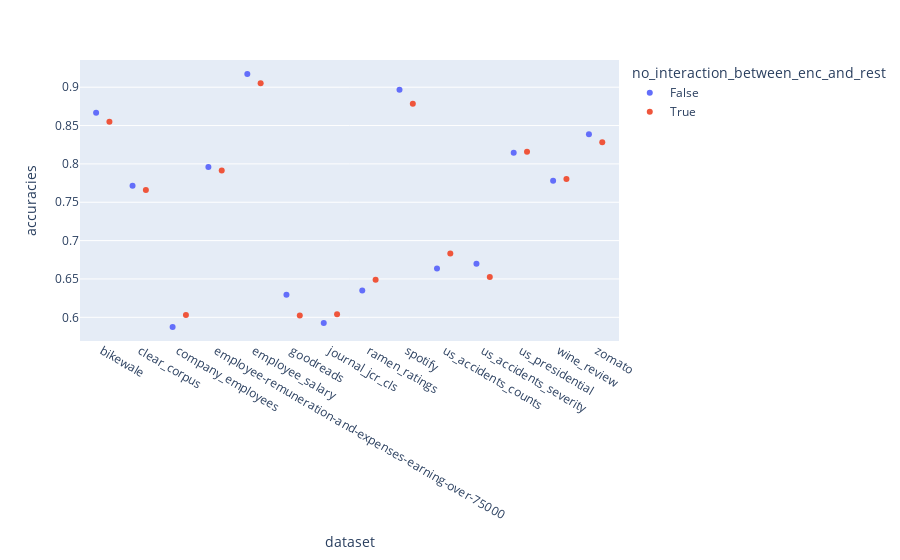

This figure's notebook cell:
### Code cell
import plotly.express as px
fig = px.strip(
    melted_results, x="dataset", y="accuracies", color="no_interaction_between_enc_and_rest"
)
fig.show()

### Figure 1 — Plotly figure (JSON) as saved in the notebook; plotly's stock layout.template omitted (floating-point values rounded to 4 significant figures)
{"data": [{"alignmentgroup": "True", "boxpoints": "all", "fillcolor": "rgba(255,255,255,0)", "hoveron": "points", "hovertemplate": "no_interaction_between_enc_and_rest=False<br>dataset=%{x}<br>accuracies=%{y}<extra></extra>", "legendgroup": "False", "line": {"color": "rgba(255,255,255,0)"}, "marker": {"color": "#636efa"}, "name": "False", "offsetgroup": "False", "orientation": "v", "pointpos": 0, "showlegend": true, "type": "box", "x": ["bikewale", "clear_corpus", "company_employees", "employee-remuneration-and-expenses-earning-over-75000", "employee_salary", "goodreads", "journal_jcr_cls", "ramen_ratings", "spotify", "us_accidents_counts", "us_accidents_severity", "us_presidential", "wine_review", "zomato"], "x0": " ", "xaxis": "x", "y": [0.8666, 0.7714, 0.5874, 0.796, 0.9171, 0.6294, 0.5926, 0.6349, 0.8966, 0.6637, 0.6697, 0.8146, 0.778, 0.8386], "y0": " ", "yaxis": "y"}, {"alignmentgroup": "True", "boxpoints": "all", "fillcolor": "rgba(255,255,255,0)", "hoveron": "points", "hovertemplate": "no_interaction_between_enc_and_rest=True<br>dataset=%{x}<br>accuracies=%{y}<extra></extra>", "legendgroup": "True", "line": {"color": "rgba(255,255,255,0)"}, "marker": {"color": "#EF553B"}, "name": "True", "offsetgroup": "True", "orientation": "v", "pointpos": 0, "showlegend": true, "type": "box", "x": ["bikewale", "clear_corpus", "company_employees", "employee-remuneration-and-expenses-earning-over-75000", "employee_salary", "goodreads", "journal_jcr_cls", "ramen_ratings", "spotify", "us_accidents_counts", "us_accidents_severity", "us_presidential", "wine_review", "zomato"], "x0": " ", "xaxis": "x", "y": [0.8549, 0.766, 0.6029, 0.7914, 0.9051, 0.6023, 0.604, 0.6489, 0.8783, 0.6831, 0.6526, 0.8157, 0.7803, 0.8283], "y0": " ", "yaxis": "y"}], "layout": {"boxmode": "group", "legend": {"title": {"text": "no_interaction_between_enc_and_rest"}, "tracegroupgap": 0}, "margin": {"t": 60}, "xaxis": {"anchor": "y", "domain": [0, 1], "title": {"text": "dataset"}}, "yaxis": {"anchor": "x", "domain": [0, 1], "title": {"text": "accuracies"}}}}
